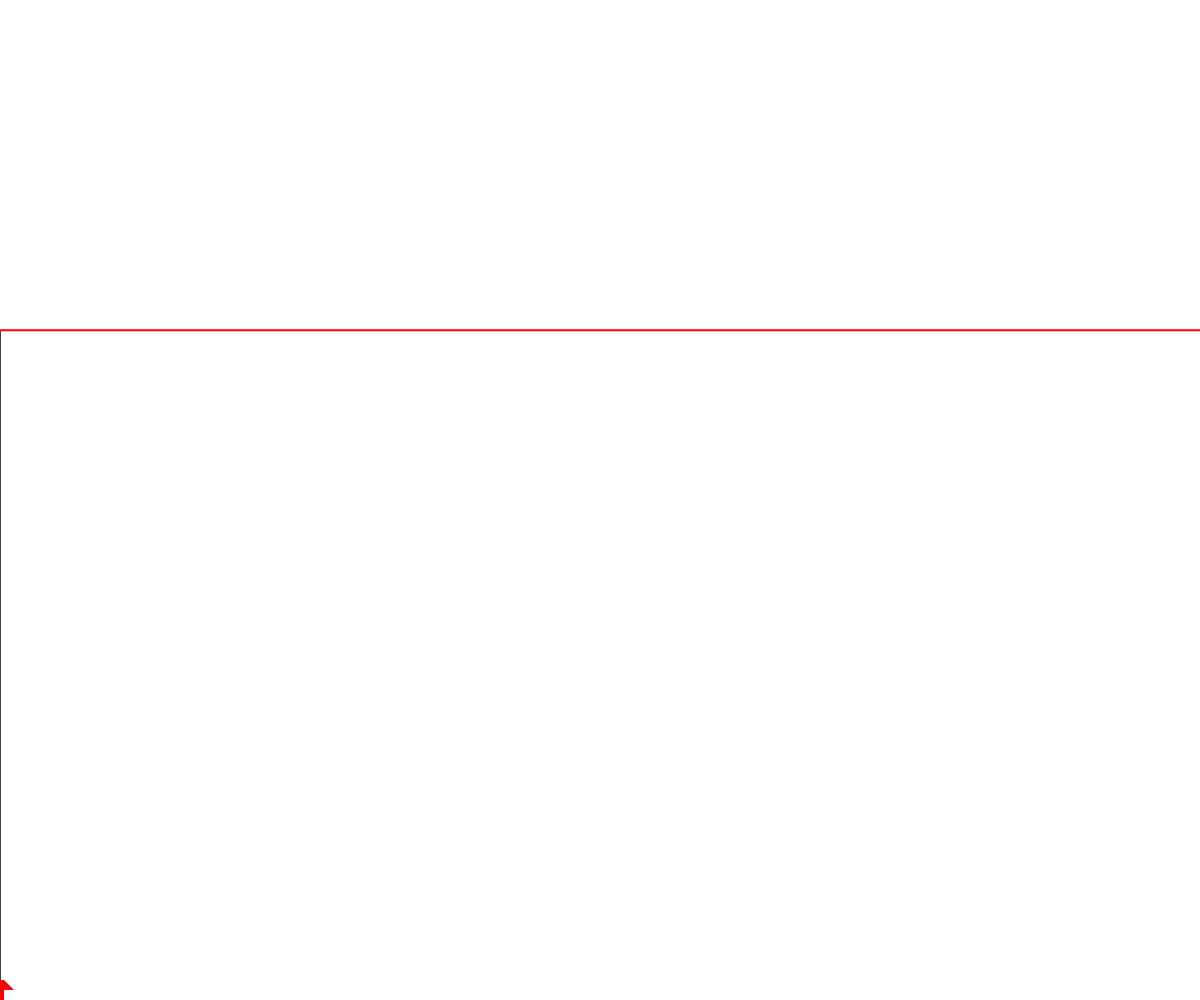
Frame 1 (no input)
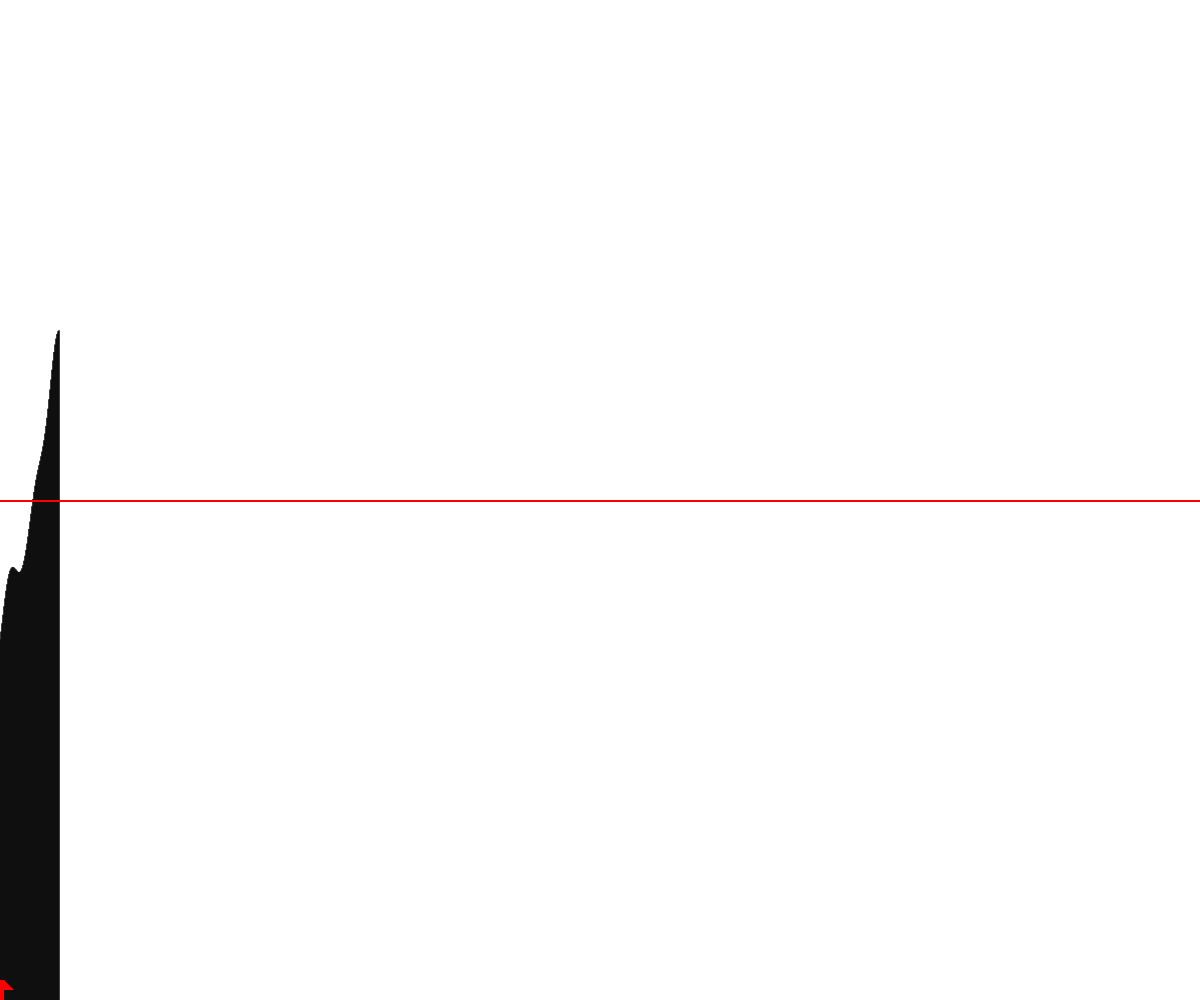
Frame 60 (no input)
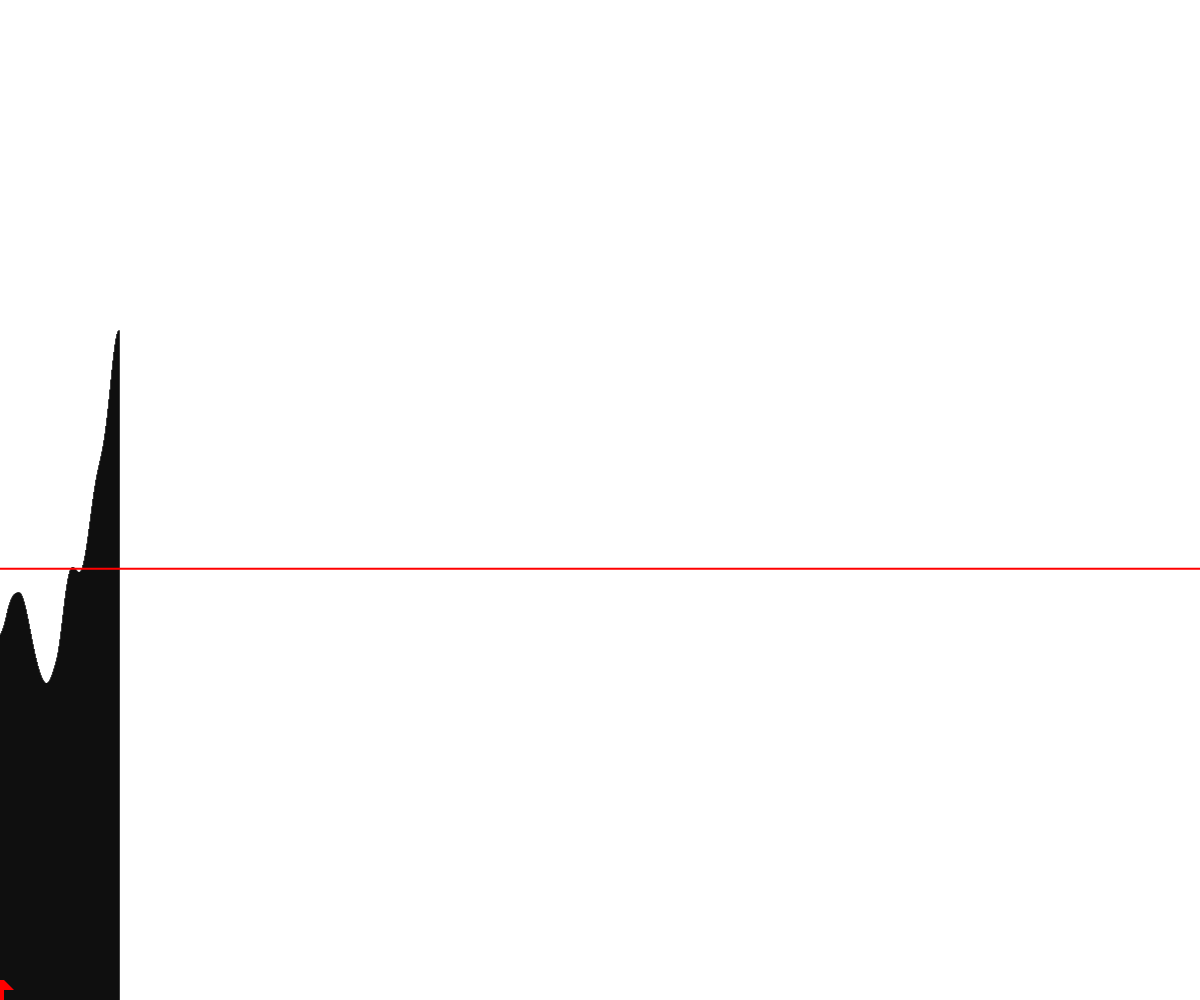
Frame 120 (the mouse pressed at the canvas centre since frame 60)

The p5.js sketch that drew these frames (run headless with seeded random() and noise() and a simulated clock; from frame 60 on, the mouse is pressed at the canvas centre):

// p5.js sketch
// ── sketch.js

// Terrain Generation
// Vlad Atamanchuk
//  Oct 5, 2023 
//

//Global Variables
let segmentLength = 1;
let lineWidth = 1.5;
let x = 0;
let noiseValue = 0; // Initial noise value
const noiseShift = 0.01;
let numSegments;
let tallestRect = 0;
let currentRectX, currentRectY;


let terrainPoints = []; // Store the generated terrain points

function setup() {
  canvasWidth = windowWidth;
  canvasHeight = windowHeight;
  createCanvas(windowWidth, windowHeight);
}

function generateTerrainPoint() {
  let heightRect = random(canvasHeight);
  heightRect = noise(noiseValue); // Use the noiseValue
  heightRect = map(heightRect, 0, 1, 0, canvasHeight);
  noiseValue += noiseShift; // Increment noise value
  return heightRect;
}

function renderTerrain() {
 
  rectMode(CORNERS);
  strokeWeight(lineWidth);

  let averageCalc = 0;
  let maxTerrainHeight = 0;
  let maxTerrainX = 0;

  terrainPoints.unshift(generateTerrainPoint()); // Add new terrain point to the beginning

  if (terrainPoints.length > canvasWidth / segmentLength) {
    terrainPoints.pop(); // Remove the oldest point if it exceeds the canvas width
  }

  for (let i = 0; i < terrainPoints.length; i++) {
    let heightRect = terrainPoints[i];
    x = i * segmentLength;

    // Render the mountains
    rect(x, canvasHeight, x, canvasHeight - heightRect);

    averageCalc += heightRect;

    if (heightRect < maxTerrainHeight) {
      maxTerrainHeight = heightRect;
      maxTerrainX = numSegments;
    }
  }

  averageCalc /= terrainPoints.length;

  // Put flag at the tallest point in the terrain (which is the lowest y value)
  drawFlag(maxTerrainX, canvasHeight - maxTerrainHeight);

  // Render the line at average height
  stroke("red");
  strokeWeight(2);
  line(0, canvasHeight - averageCalc, canvasWidth, canvasHeight - averageCalc);
  stroke(0);
}

function drawFlag(positionX, positionY) {
  positionY -= 20;
  rectMode(CORNER);
  fill("red");
  strokeWeight(0);
  rect(positionX, positionY, 4, 20);
  triangle(positionX + 4,positionY + 10,positionX + 14,positionY + 10,positionX + 4,positionY);
  fill(0);
  rectMode(CORNERS);
}

function draw() { 
  background(255); // Clear the background
  renderTerrain();
}
